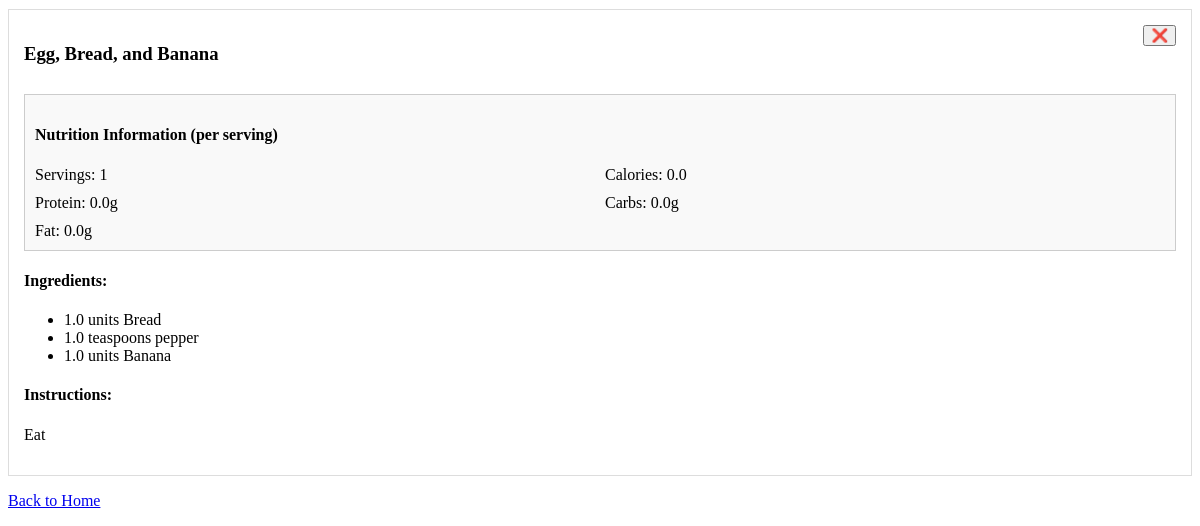
/view_recipes/ (lower part), run on an earlier commit of the app's database.
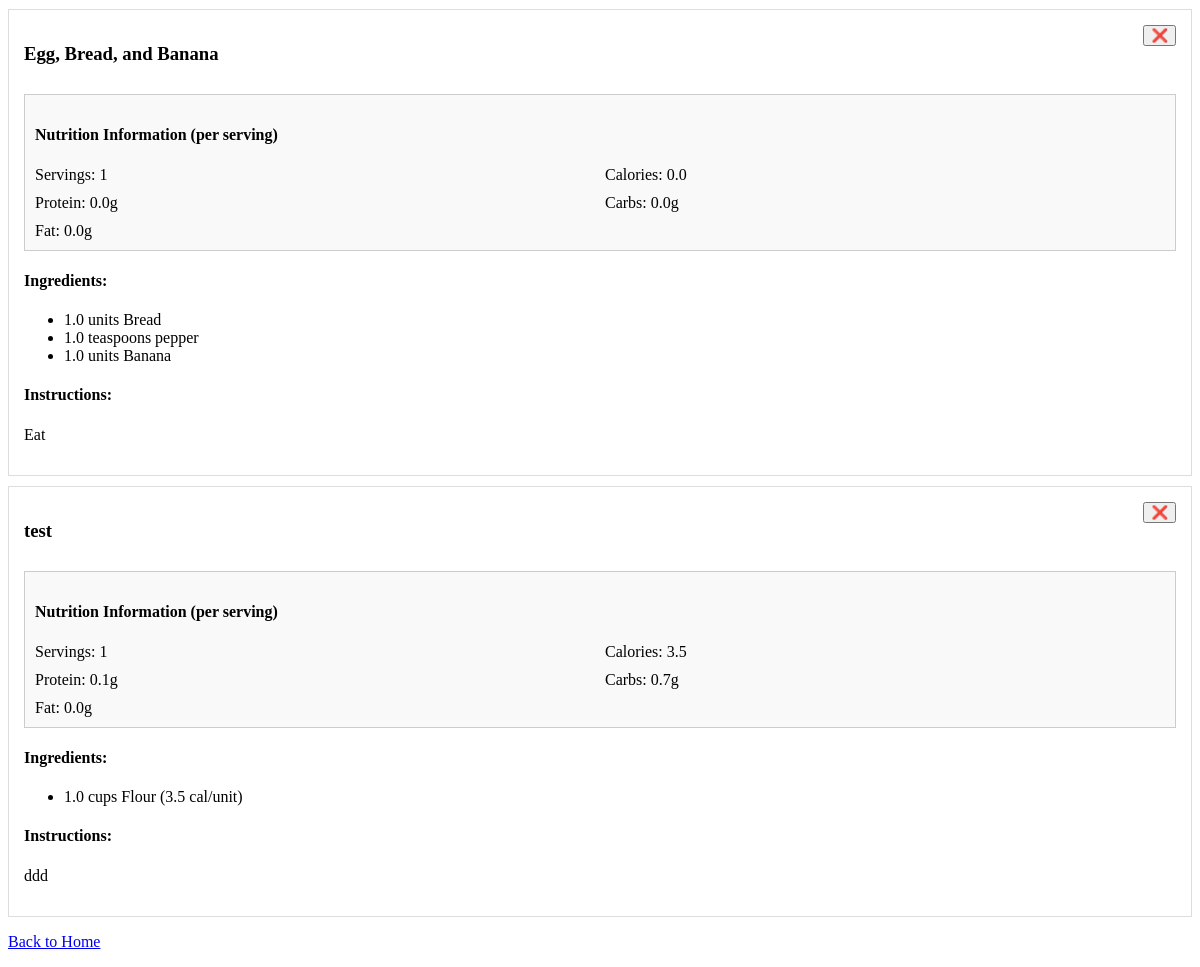
And on a later commit of the database.
### mealapp/models.py (models this page shows, shortened)
class Recipe(models.Model):
    name = models.CharField(max_length=100)
    instructions = models.TextField()
    calories_per_serving = models.FloatField(default=0)
    fat_per_serving = models.FloatField(default=0)
    carbs_per_serving = models.FloatField(default=0)
    protein_per_serving = models.FloatField(default=0)
    servings = models.PositiveIntegerField(default=1)

class RecipeIngredient(models.Model):
    recipe = models.ForeignKey('Recipe', on_delete=models.CASCADE, related_name='recipe_ingredients',)
    ingredient = models.ForeignKey('Ingredient', on_delete=models.CASCADE)
    amount = models.FloatField()
    unit = models.CharField(max_length=20)

class Ingredient(models.Model):
    name = models.CharField(max_length=100)
    aisle = models.IntegerField(default=0)
    calories_per_unit = models.FloatField(null=True, blank=True)
    protein_per_unit = models.FloatField(null=True, blank=True)
    carbs_per_unit = models.FloatField(null=True, blank=True)
    fat_per_unit = models.FloatField(null=True, blank=True)
    base_unit = models.CharField(max_length=20, default='unit')  # Add this

### mealapp/views.py (the view)
# urls.py: path('view_recipes/', views.view_recipes, name='view_recipes'),
def view_recipes(request):
    all_recipes = Recipe.objects.all()
    return render(request, "view_recipes.html", {"recipes": all_recipes})

### mealapp/templates/view_recipes.html (shortened to what this page needs)
<!DOCTYPE html>
<html>
<head>
</head>
<body>
{% if recipes %}
  {% for recipe in recipes %}
    <div style="border: 1px solid #ddd; padding: 15px; margin: 10px 0;">
      <div style="display: flex; justify-content: space-between; align-items: top;">
        <h3>{{ recipe.name }}</h3>
        <form method="POST" action="{% url 'delete_recipe' recipe.id %}" style="display: inline;">
          <button type="submit" onclick="return confirm('Are you sure you want to delete this recipe?')" style="color: red;">❌</button>
        </form>
      </div>
      <div class="nutrition-box">
        <h4>Nutrition Information (per serving)</h4>
        <div class="nutrition-grid">
          <div>Servings: {{ recipe.servings }}</div>
          <div>Calories: {{ recipe.calories_per_serving|floatformat:1 }}</div>
          <div>Protein: {{ recipe.protein_per_serving|floatformat:1 }}g</div>
          <div>Carbs: {{ recipe.carbs_per_serving|floatformat:1 }}g</div>
          <div>Fat: {{ recipe.fat_per_serving|floatformat:1 }}g</div>
        </div>
      </div>
      <h4>Ingredients:</h4>
      <ul>
        {% for ingredient in recipe.recipe_ingredients.all %}
          <li>
            {{ ingredient.amount }} {{ ingredient.unit }} {{ ingredient.ingredient.name }}
            {% if ingredient.ingredient.calories_per_unit %}
              ({{ ingredient.ingredient.calories_per_unit }} cal/unit)
            {% endif %}
          </li>
        {% endfor %}
      </ul>
      <h4>Instructions:</h4>
      <p>{{ recipe.instructions|linebreaks }}</p>
    </div>
  {% endfor %}
{% else %}
  <p>No recipes available.</p>
{% endif %}
<p><a href="{% url 'home' %}">Back to Home</a></p>
</body>
</html>

What changed in the data, as far as the page shows it:
added Recipe: name "test", servings "1", calories_per_serving "3.5", protein_per_serving "0.1", carbs_per_serving "0.7", fat_per_serving "0.0", instructions "ddd"
added RecipeIngredient: amount "1.0", unit "cups", ingredient.name "Flour", ingredient.calories_per_unit "3.5", shown under "test"
